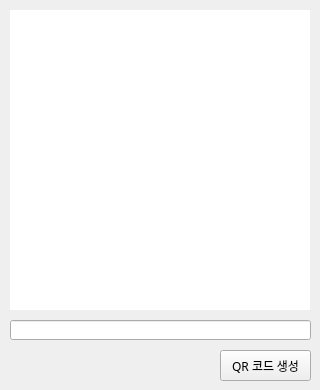
<?xml version="1.0" encoding="UTF-8"?>
<ui version="4.0">
 <class>Form</class>
 <widget class="QWidget" name="Form">
  <property name="geometry">
   <rect>
    <x>0</x>
    <y>0</y>
    <width>320</width>
    <height>390</height>
   </rect>
  </property>
  <property name="maximumSize">
   <size>
    <width>320</width>
    <height>390</height>
   </size>
  </property>
  <property name="font">
   <font>
    <family>맑은 고딕</family>
   </font>
  </property>
  <property name="windowTitle">
   <string>QR코드 생성기</string>
  </property>
  <widget class="QLabel" name="lblQrCode">
   <property name="geometry">
    <rect>
     <x>10</x>
     <y>10</y>
     <width>300</width>
     <height>300</height>
    </rect>
   </property>
   <property name="styleSheet">
    <string notr="true">background-color: rgb(255, 255, 255);</string>
   </property>
   <property name="text">
    <string/>
   </property>
  </widget>
  <widget class="QLineEdit" name="txtQrData">
   <property name="geometry">
    <rect>
     <x>10</x>
     <y>320</y>
     <width>301</width>
     <height>20</height>
    </rect>
   </property>
  </widget>
  <widget class="QPushButton" name="btnGenerate">
   <property name="geometry">
    <rect>
     <x>220</x>
     <y>350</y>
     <width>91</width>
     <height>31</height>
    </rect>
   </property>
   <property name="text">
    <string>QR 코드 생성</string>
   </property>
  </widget>
 </widget>
 <resources/>
 <connections/>
</ui>
